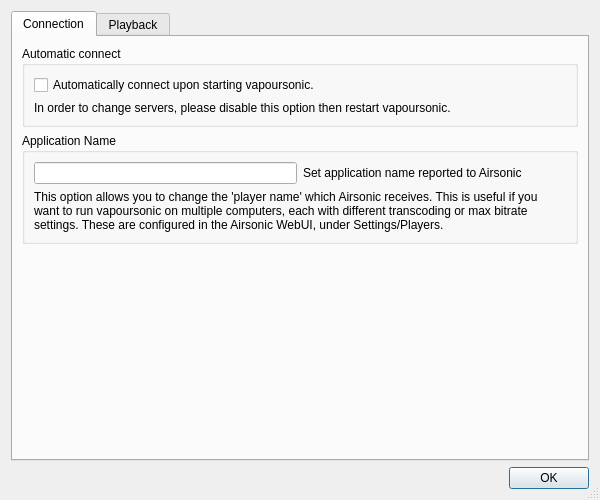
<?xml version="1.0" encoding="UTF-8"?>
<ui version="4.0">
 <class>settingsDialog</class>
 <widget class="QDialog" name="settingsDialog">
  <property name="geometry">
   <rect>
    <x>0</x>
    <y>0</y>
    <width>600</width>
    <height>500</height>
   </rect>
  </property>
  <property name="windowTitle">
   <string>Settings</string>
  </property>
  <property name="sizeGripEnabled">
   <bool>true</bool>
  </property>
  <layout class="QGridLayout" name="gridLayout">
   <item row="0" column="0">
    <widget class="QTabWidget" name="tabWidget">
     <property name="tabShape">
      <enum>QTabWidget::Rounded</enum>
     </property>
     <property name="currentIndex">
      <number>0</number>
     </property>
     <property name="elideMode">
      <enum>Qt::ElideNone</enum>
     </property>
     <property name="tabBarAutoHide">
      <bool>false</bool>
     </property>
     <widget class="QWidget" name="connectionSettingsTab">
      <attribute name="title">
       <string>Connection</string>
      </attribute>
      <layout class="QGridLayout" name="gridLayout_2">
       <item row="5" column="0">
        <spacer name="verticalSpacer_2">
         <property name="orientation">
          <enum>Qt::Vertical</enum>
         </property>
         <property name="sizeHint" stdset="0">
          <size>
           <width>20</width>
           <height>40</height>
          </size>
         </property>
        </spacer>
       </item>
       <item row="0" column="0">
        <widget class="QGroupBox" name="groupBox_2">
         <property name="title">
          <string>Automatic connect</string>
         </property>
         <property name="flat">
          <bool>true</bool>
         </property>
         <layout class="QVBoxLayout" name="verticalLayout_3">
          <item>
           <widget class="QCheckBox" name="autoConnectCheckBox">
            <property name="text">
             <string>Automatically connect upon starting vapoursonic.</string>
            </property>
           </widget>
          </item>
          <item>
           <widget class="QLabel" name="label">
            <property name="text">
             <string>In order to change servers, please disable this option then restart vapoursonic.</string>
            </property>
           </widget>
          </item>
         </layout>
        </widget>
       </item>
       <item row="2" column="0">
        <widget class="QGroupBox" name="groupBox">
         <property name="title">
          <string>Application Name</string>
         </property>
         <property name="flat">
          <bool>true</bool>
         </property>
         <layout class="QVBoxLayout" name="verticalLayout_2">
          <item>
           <layout class="QHBoxLayout" name="horizontalLayout">
            <item>
             <widget class="QLineEdit" name="applicationNameLineEdit">
              <property name="sizePolicy">
               <sizepolicy hsizetype="Maximum" vsizetype="Fixed">
                <horstretch>0</horstretch>
                <verstretch>0</verstretch>
               </sizepolicy>
              </property>
              <property name="maximumSize">
               <size>
                <width>300</width>
                <height>16777215</height>
               </size>
              </property>
             </widget>
            </item>
            <item>
             <widget class="QLabel" name="label_5">
              <property name="text">
               <string>Set application name reported to Airsonic</string>
              </property>
             </widget>
            </item>
           </layout>
          </item>
          <item>
           <widget class="QLabel" name="label_6">
            <property name="text">
             <string>This option allows you to change the 'player name' which Airsonic receives. This is useful if you want to run vapoursonic on multiple computers, each with different transcoding or max bitrate settings. These are configured in the Airsonic WebUI, under Settings/Players.</string>
            </property>
            <property name="wordWrap">
             <bool>true</bool>
            </property>
           </widget>
          </item>
         </layout>
        </widget>
       </item>
      </layout>
     </widget>
     <widget class="QWidget" name="playbackSettingsTab">
      <attribute name="title">
       <string>Playback</string>
      </attribute>
      <layout class="QGridLayout" name="gridLayout_3">
       <item row="0" column="0">
        <widget class="QGroupBox" name="streamTypeGroupBox">
         <property name="title">
          <string>Stream Type</string>
         </property>
         <property name="flat">
          <bool>true</bool>
         </property>
         <property name="checkable">
          <bool>false</bool>
         </property>
         <layout class="QVBoxLayout" name="verticalLayout">
          <item>
           <widget class="QLabel" name="label_2">
            <property name="sizePolicy">
             <sizepolicy hsizetype="Preferred" vsizetype="Maximum">
              <horstretch>0</horstretch>
              <verstretch>0</verstretch>
             </sizepolicy>
            </property>
            <property name="text">
             <string>Select the type of stream you want to request from your Airsonic server.</string>
            </property>
           </widget>
          </item>
          <item>
           <widget class="QRadioButton" name="streamTypeStreamRadioButton">
            <property name="text">
             <string>Stream</string>
            </property>
            <attribute name="buttonGroup">
             <string notr="true">streamTypeButtonGroup</string>
            </attribute>
           </widget>
          </item>
          <item>
           <widget class="QLabel" name="label_3">
            <property name="minimumSize">
             <size>
              <width>0</width>
              <height>18</height>
             </size>
            </property>
            <property name="text">
             <string>Default, Recommended. This requests a normal stream from Airsonic, allowing it to transcode (when configured), record playback count, and add to recently/frequently played.</string>
            </property>
            <property name="scaledContents">
             <bool>false</bool>
            </property>
            <property name="wordWrap">
             <bool>true</bool>
            </property>
           </widget>
          </item>
          <item>
           <widget class="QRadioButton" name="streamTypeDownloadRadioButton">
            <property name="text">
             <string>Download</string>
            </property>
            <attribute name="buttonGroup">
             <string notr="true">streamTypeButtonGroup</string>
            </attribute>
           </widget>
          </item>
          <item>
           <widget class="QLabel" name="label_4">
            <property name="text">
             <string>This requests an unmodified download of music from Airsonic. This will never be transcoded, and will not change playback count and recently/frequently played.</string>
            </property>
            <property name="wordWrap">
             <bool>true</bool>
            </property>
           </widget>
          </item>
         </layout>
        </widget>
       </item>
       <item row="1" column="0">
        <spacer name="verticalSpacer">
         <property name="orientation">
          <enum>Qt::Vertical</enum>
         </property>
         <property name="sizeHint" stdset="0">
          <size>
           <width>20</width>
           <height>40</height>
          </size>
         </property>
        </spacer>
       </item>
      </layout>
     </widget>
    </widget>
   </item>
   <item row="1" column="0">
    <widget class="QDialogButtonBox" name="buttonBox">
     <property name="orientation">
      <enum>Qt::Horizontal</enum>
     </property>
     <property name="standardButtons">
      <set>QDialogButtonBox::Ok</set>
     </property>
    </widget>
   </item>
  </layout>
 </widget>
 <resources/>
 <connections>
  <connection>
   <sender>buttonBox</sender>
   <signal>accepted()</signal>
   <receiver>settingsDialog</receiver>
   <slot>accept()</slot>
   <hints>
    <hint type="sourcelabel">
     <x>248</x>
     <y>254</y>
    </hint>
    <hint type="destinationlabel">
     <x>157</x>
     <y>274</y>
    </hint>
   </hints>
  </connection>
  <connection>
   <sender>buttonBox</sender>
   <signal>rejected()</signal>
   <receiver>settingsDialog</receiver>
   <slot>reject()</slot>
   <hints>
    <hint type="sourcelabel">
     <x>316</x>
     <y>260</y>
    </hint>
    <hint type="destinationlabel">
     <x>286</x>
     <y>274</y>
    </hint>
   </hints>
  </connection>
 </connections>
 <buttongroups>
  <buttongroup name="streamTypeButtonGroup"/>
 </buttongroups>
</ui>
